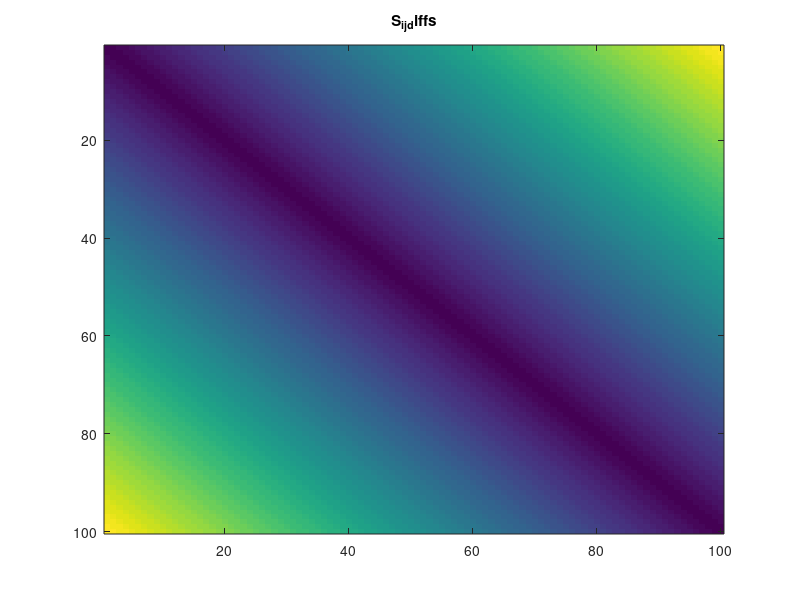
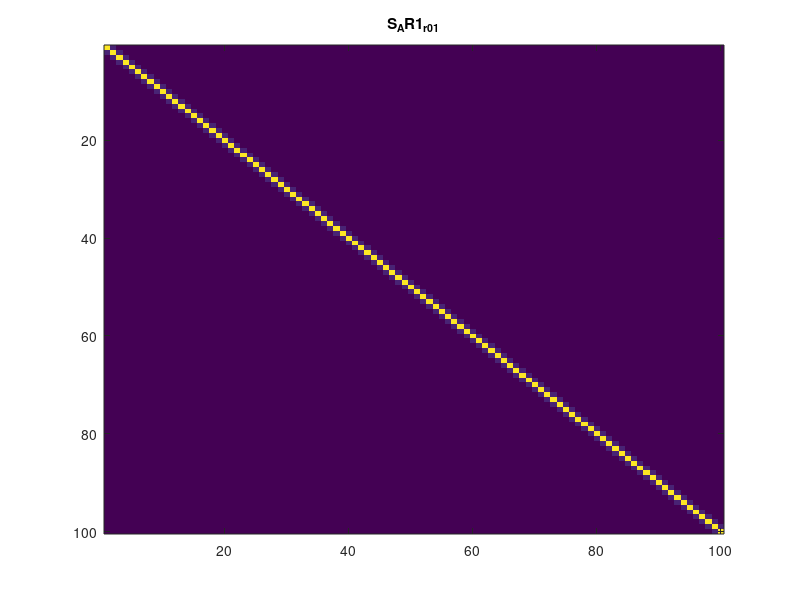
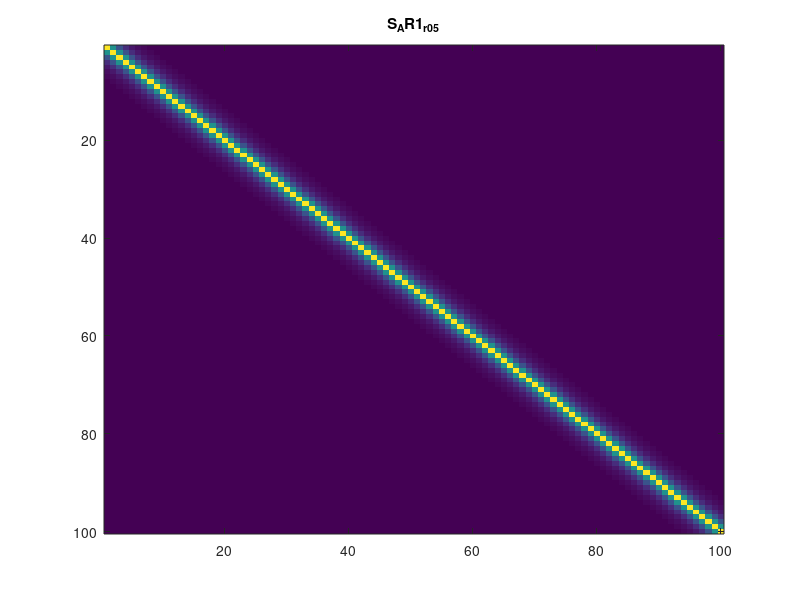
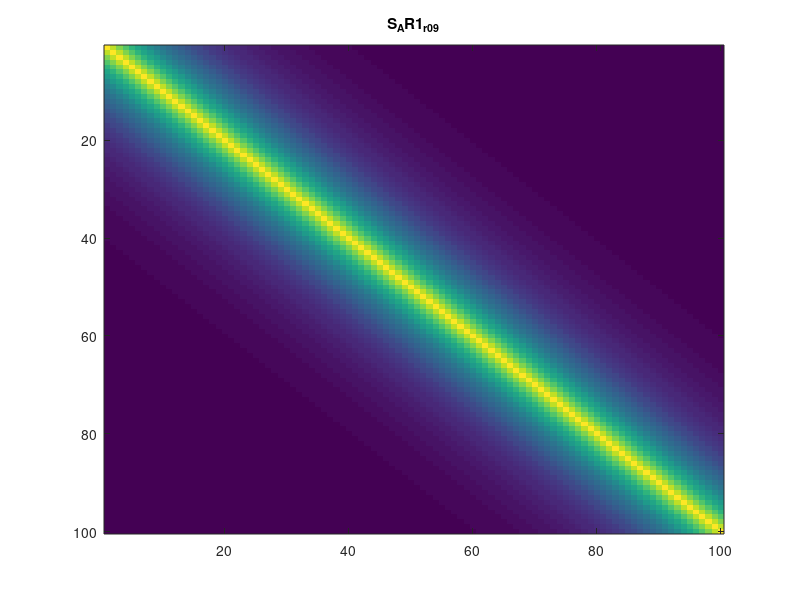

The MATLAB source for these figures, in order:
%% Replicate the MSE simulations from the paper

%% Setup general
p=100;

S_i_j_diffs = zeros(p);
for i=1:p
    S_i_j_diffs(i, i:p) = abs(i - (i:p));
    S_i_j_diffs(i:p, i) = S_i_j_diffs(i, i:p);
end
figure
imagesc(S_i_j_diffs)
title('S_i_j_diffs')


%% Setup AR1 covariance matrices

S_AR1_r_0_1 = 0.1.^S_i_j_diffs
figure
imagesc(S_AR1_r_0_1)
title('S_AR1_r_0_1')
S_AR1_r_0_5 = 0.5.^S_i_j_diffs
figure
imagesc(S_AR1_r_0_5)
title('S_AR1_r_0_5')
S_AR1_r_0_9 = 0.9.^S_i_j_diffs
figure
imagesc(S_AR1_r_0_9)
title('S_AR1_r_0_9')

%% setup FBM covariance matrices
% Note: definition in paper is wrong! 
% See MATLAB code example here for a proper implementation https://se.mathworks.com/matlabcentral/fileexchange/19797-simulation-of-fractional-gaussian-noise--exact-
% See this paper for a correct definition: https://arxiv.org/pdf/1709.06115.pdf
FBM_matrix = @(h, S_i_j_diffs) 0.5*(abs(S_i_j_diffs + 1).^(2*h) - 2*(S_i_j_diffs.^(2*h)) + abs(S_i_j_diffs - 1).^(2*h));

S_FBM_h_0_6 = FBM_matrix(0.6, S_i_j_diffs);
figure
imagesc(S_FBM_h_0_6)
title('S_FBM_h_0_6')

S_FBM_h_0_7 = FBM_matrix(0.7, S_i_j_diffs);
figure
imagesc(S_FBM_h_0_7)
title('S_FBM_h_0_7')

S_FBM_h_0_8 = FBM_matrix(0.8, S_i_j_diffs);
figure
imagesc(S_FBM_h_0_8)
title('S_FBM_h_0_8')

%% Create samples for testing AR(1) covariance matrix

tst_cov_mats = {S_AR1_r_0_1, S_AR1_r_0_5, S_AR1_r_0_9, S_FBM_h_0_6, S_FBM_h_0_7, S_FBM_h_0_8}
iters = 10;
ns = 6:2:30;

avg_rho_LWs = zeros(length(tst_cov_mats), length(ns),1);
avg_rho_RBLWs = zeros(length(tst_cov_mats), length(ns),1);
avg_rho_OASs = zeros(length(tst_cov_mats), length(ns),1);

avg_MSE_LWs = zeros(length(tst_cov_mats), length(ns), 1);
avg_MSE_RBLWs = zeros(length(tst_cov_mats), length(ns), 1);
avg_MSE_OASs = zeros(length(tst_cov_mats), length(ns), 1);

for tst_mat_i = 1:length(tst_cov_mats)
    for n = ns
        fprintf(2,'Evaluating for n=%d \n',n);
        sum_rhos_LW = 0;
        sum_rhos_RBLW = 0;
        sum_rhos_OAS = 0;

        sum_MSEs_LW = 0;
        sum_MSEs_RBLW = 0;
        sum_MSEs_OAS = 0;

        for i = 1:iters
            % Create n samples using chosen covariance matrix
            X = mvnrnd(zeros(p,1), tst_cov_mats{tst_mat_i}, n);

            % Approximate covariance matrix using LW, RBLW, OAS and true oracle
            S_hat = cov(X,1);
            F_hat = (trace(S_hat) / p) * eye(p);

            sum_sq_fro_diffs = 0;
            for j=1:n
                sum_sq_fro_diffs = sum_sq_fro_diffs + norm(X(j,:)'*X(j,:) - S_hat, 'fro')^2;
            end
            rho_LW =  min(1, sum_sq_fro_diffs / (n^2*(trace(S_hat^2) - (trace(S_hat)^2/p))));
            rho_RBLW = min(1,(((n-2)/n) * trace(S_hat^2) + trace(S_hat)^2) / ((n+2)*(trace(S_hat^2) - (trace(S_hat)^2/p))));
            
            % Equation 23 is incorrect! Check equation 25 for the correct
            % formulation!
            OAS_numer = trace(S_hat^2) + ((1-2)/p)*trace(S_hat)^2;
            OAS_denom = ((n+1-2)/p)*(trace(S_hat^2) - ((trace(S_hat)^2)/p));
            rho_OAS = min(1, OAS_numer / OAS_denom);

            S_hat_LW = (1-rho_LW)*S_hat + rho_LW * F_hat;
            S_hat_RBLW = (1-rho_RBLW)*S_hat + rho_RBLW * F_hat;
            S_hat_OAS = (1-rho_OAS)*S_hat + rho_OAS * F_hat;

            % Record MSE
            LW_Fro_sq_sum = 0;
            RBLW_Fro_sq_sum = 0;
            OAS_Fro_sq_sum = 0;
            for j=1:n
                LW_Fro_sq_sum = LW_Fro_sq_sum + norm(S_hat_LW - S_AR1_r_0_1, 'fro')^2;
                RBLW_Fro_sq_sum = RBLW_Fro_sq_sum + norm(S_hat_RBLW - S_AR1_r_0_1, 'fro')^2;
                OAS_Fro_sq_sum = OAS_Fro_sq_sum + norm(S_hat_OAS - S_AR1_r_0_1, 'fro')^2;
            end
            sum_MSEs_LW = LW_Fro_sq_sum / n;
            sum_MSEs_RBLW = RBLW_Fro_sq_sum / n;
            sum_MSEs_OAS = OAS_Fro_sq_sum / n;

            % Track rho values
            sum_rhos_LW = sum_rhos_LW + rho_LW;
            sum_rhos_RBLW = sum_rhos_RBLW + rho_RBLW;
            sum_rhos_OAS = sum_rhos_OAS + rho_OAS;
        end % Repeat 'iter' times
        % Record average rho values and MSEs
        i_n = find(ns == n);
        avg_rho_LWs(tst_mat_i,i_n,:) = sum_rhos_LW / iters;
        avg_rho_RBLWs(tst_mat_i,i_n,:) = sum_rhos_RBLW / iters;
        avg_rho_OASs(tst_mat_i,i_n,:) = sum_rhos_OAS / iters;

        avg_MSE_LWs(tst_mat_i,i_n,:) = sum_MSEs_LW / iters;
        avg_MSE_RBLWs(tst_mat_i,i_n,:) = sum_MSEs_RBLW / iters;
        avg_MSE_OASs(tst_mat_i,i_n,:) = sum_MSEs_OAS / iters;
    end
    figure
    hold on
    plot(avg_rho_LWs(tst_mat_i,:,:))
    plot(avg_rho_RBLWs(tst_mat_i,:,:))
    plot(avg_rho_OASs(tst_mat_i,:,:))
    title(['Covariance ', num2str(tst_mat_i)])
    hold off
end




% delete(findall(0,'Type','figure'))